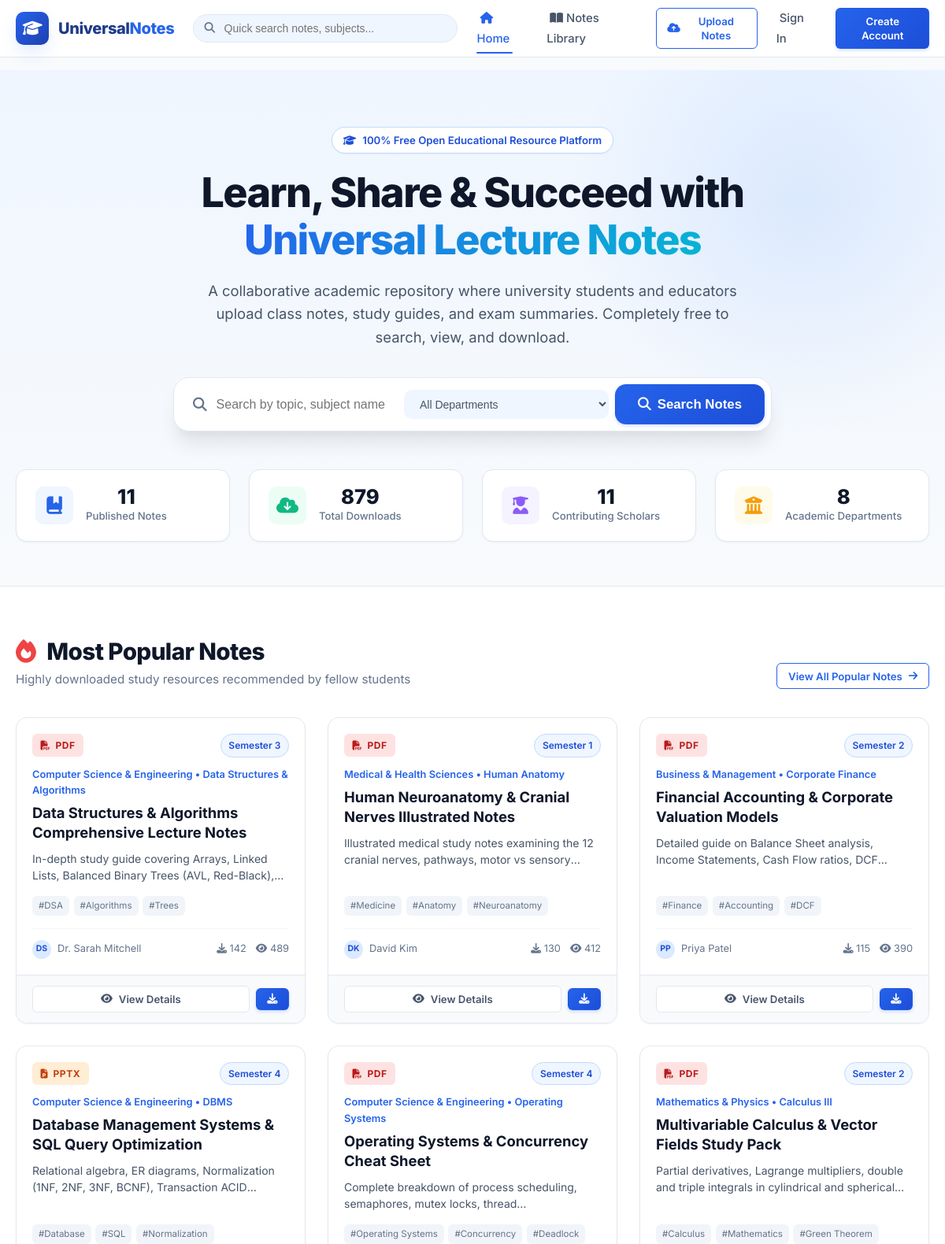
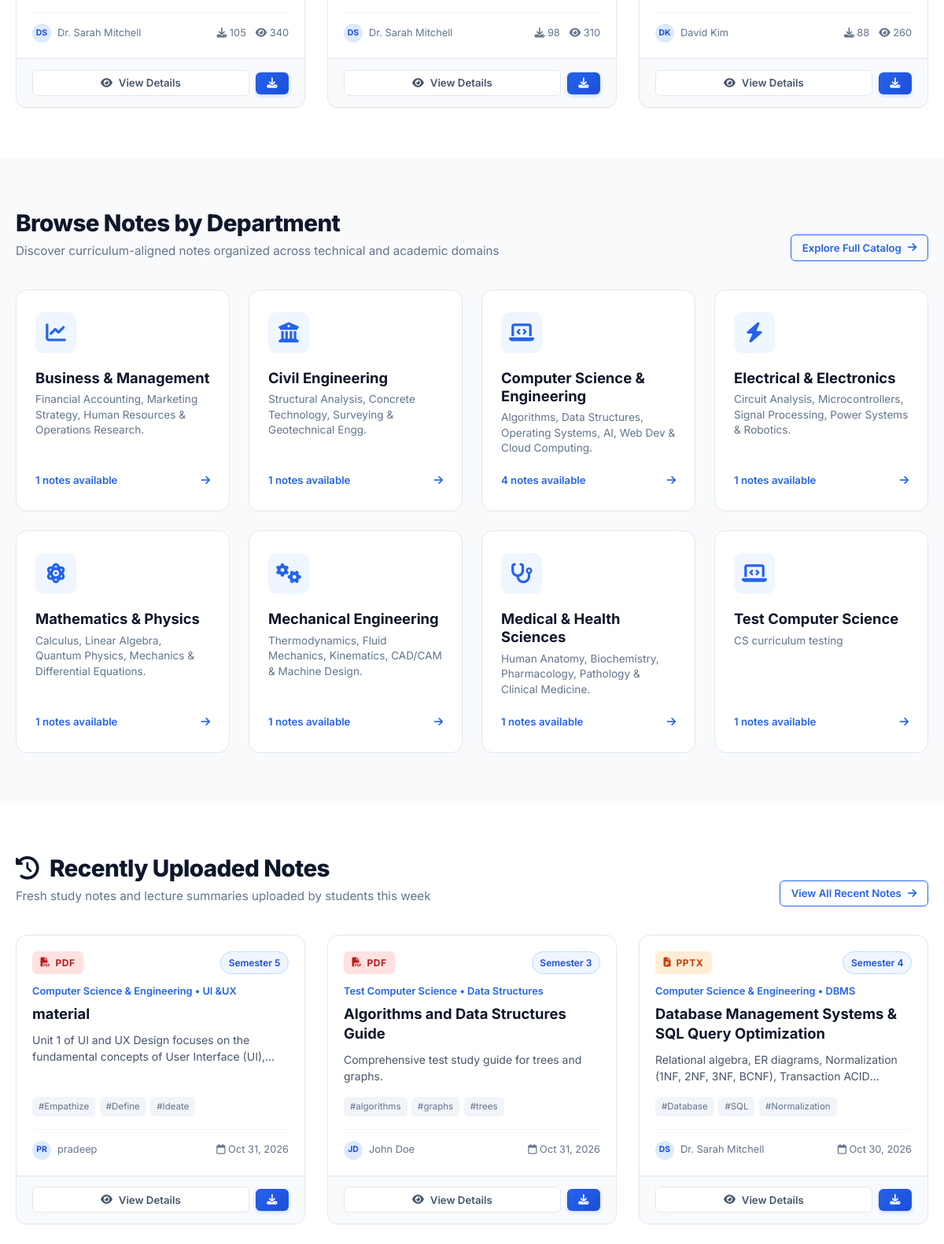
The page / (upper part) on the database its author committed (2 pictures, top to bottom).
### models.py (models this page shows, shortened)
class Note(db.Model):
    __tablename__ = 'notes'
    id = db.Column(db.Integer, primary_key=True)
    title = db.Column(db.String(200), nullable=False, index=True)
    subject = db.Column(db.String(150), nullable=False, index=True)
    department_id = db.Column(db.Integer, db.ForeignKey('departments.id'), nullable=True)
    department = db.Column(db.String(100), nullable=False)  # stored textual name for quick lookup & backward compatibility
    semester = db.Column(db.Integer, nullable=False, default=1)  # 1 - 8
    description = db.Column(db.Text, nullable=False)
    tags = db.Column(db.String(255), nullable=True)  # comma separated
    filename = db.Column(db.String(255), nullable=False)  # Stored unique filename
    original_filename = db.Column(db.String(255), nullable=False)
    file_type = db.Column(db.String(20), nullable=False)  # 'pdf', 'docx', 'pptx', etc.
    file_size = db.Column(db.Integer, nullable=False)  # bytes
    user_id = db.Column(db.Integer, db.ForeignKey('users.id'), nullable=False)
    download_count = db.Column(db.Integer, default=0)
    view_count = db.Column(db.Integer, default=0)
    is_approved = db.Column(db.Boolean, default=True)
    is_featured = db.Column(db.Boolean, default=False)
    created_at = db.Column(db.DateTime, default=utc_now, index=True)
    updated_at = db.Column(db.DateTime, default=utc_now, onupdate=utc_now)
    downloads = db.relationship('DownloadHistory', backref='note', lazy='dynamic', cascade='all, delete-orphan')
    @property
    def file_icon(self):
        ext = self.file_type.lower()
        if ext == 'pdf':
            return 'fa-file-pdf text-red-500'
        elif ext in ['docx', 'doc']:
            return 'fa-file-word text-blue-500'
        elif ext in ['pptx', 'ppt']:
            return 'fa-file-powerpoint text-orange-500'
        elif ext == 'txt':
            return 'fa-file-lines text-slate-500'
        return 'fa-file text-indigo-500'
    @property
    def tag_list(self):
        if not self.tags:
            return []
        return [t.strip() for t in self.tags.split(',') if t.strip()]

class User(db.Model):
    __tablename__ = 'users'
    id = db.Column(db.Integer, primary_key=True)
    full_name = db.Column(db.String(100), nullable=False)
    email = db.Column(db.String(120), unique=True, nullable=False, index=True)
    password_hash = db.Column(db.String(255), nullable=False)
    department = db.Column(db.String(100), nullable=True)
    role = db.Column(db.String(20), default='user')  # 'user' or 'admin'
    is_active = db.Column(db.Boolean, default=True)
    created_at = db.Column(db.DateTime, default=utc_now)
    notes = db.relationship('Note', backref='uploader', lazy='dynamic', cascade='all, delete-orphan')
    downloads = db.relationship('DownloadHistory', backref='user', lazy='dynamic')
    @property
    def initials(self):
        parts = self.full_name.split()
        if len(parts) >= 2:
            return f"{parts[0][0]}{parts[1][0]}".upper()
        elif parts:
            return parts[0][:2].upper()
        return "U"

class Department(db.Model):
    __tablename__ = 'departments'
    id = db.Column(db.Integer, primary_key=True)
    name = db.Column(db.String(100), unique=True, nullable=False)
    code = db.Column(db.String(20), unique=True, nullable=False)
    icon = db.Column(db.String(50), default='fa-graduation-cap')
    description = db.Column(db.Text, nullable=True)
    notes = db.relationship('Note', backref='department_rel', lazy='dynamic')
    @property
    def note_count(self):
        return self.notes.filter_by(is_approved=True).count()

### app.py (the view)
@app.route('/')
def index():
    total_notes = Note.query.filter_by(is_approved=True).count()
    total_users = User.query.filter_by(is_active=True).count()
    total_downloads = db.session.query(db.func.sum(Note.download_count)).scalar() or 0
    total_departments = Department.query.count()
    recent_notes = Note.query.filter_by(is_approved=True)\
        .order_by(Note.created_at.desc()).limit(6).all()
    popular_notes = Note.query.filter_by(is_approved=True)\
        .order_by(Note.download_count.desc(), Note.view_count.desc()).limit(6).all()
    featured_notes = Note.query.filter_by(is_approved=True, is_featured=True)\
        .order_by(Note.created_at.desc()).limit(4).all()
    departments = Department.query.order_by(Department.name).all()
    return render_template('index.html',
                           recent_notes=recent_notes,
                           popular_notes=popular_notes,
                           featured_notes=featured_notes,
                           departments=departments,
                           stats={
                               'notes': total_notes,
                               'users': total_users,
                               'downloads': total_downloads,
                               'departments': total_departments
                           })

### app.py (called while the page is built)
@app.context_processor
def inject_global_data():
    current_user = None
    if 'user_id' in session:
        current_user = db.session.get(User, session['user_id'])
        if not current_user or not current_user.is_active:
            session.clear()
            current_user = None
    departments = Department.query.order_by(Department.name).all()
    total_notes_count = Note.query.filter_by(is_approved=True).count()
    return {
        'current_user': current_user,
        'global_departments': departments,
        'global_total_notes': total_notes_count,
        'current_year': datetime.now(timezone.utc).year
    }

### templates/index.html (shortened to what this page needs)
{% extends "base.html" %}
{% block content %}
<section class="hero-section">
  <div class="container" style="text-align: center; position: relative; z-index: 2;">
    <div class="hero-badge">
      <i class="fa-solid fa-graduation-cap"></i> 100% Free Open Educational Resource Platform
    </div>
    <h1 class="hero-title">
      Learn, Share & Succeed with <br>
      <span class="gradient-text">Universal Lecture Notes</span>
    </h1>
    <p class="hero-subtitle" style="margin-left: auto; margin-right: auto;">
      A collaborative academic repository where university students and educators upload class notes, study guides, and exam summaries. Completely free to search, view, and download.
    </p>
    <form action="{{ url_for('library') }}" method="GET" class="hero-search-wrapper" style="margin-left: auto; margin-right: auto;">
      <div class="search-field">
        <i class="fa-solid fa-magnifying-glass" style="color: var(--text-muted); font-size: 1.1rem;"></i>
        <input type="text" name="q" placeholder="Search by topic, subject name, exam code, or keywords..." required>
      </div>
      <select name="department" aria-label="Select department">
        <option value="">All Departments</option>
      </select>
      <button type="submit" class="btn btn-primary btn-lg">
        <i class="fa-solid fa-magnifying-glass"></i> Search Notes
      </button>
    </form>
    <div class="hero-stats-grid">
      <div class="stat-card">
        <div class="stat-icon">
          <i class="fa-solid fa-book-bookmark"></i>
        </div>
        <div>
          <div class="stat-value">{{ stats.notes }}</div>
          <div class="stat-label">Published Notes</div>
        </div>
      </div>
      <div class="stat-card">
        <div class="stat-icon" style="background-color: #ecfdf5; color: #10b981;">
          <i class="fa-solid fa-cloud-arrow-down"></i>
        </div>
        <div>
          <div class="stat-value">{{ stats.downloads }}</div>
          <div class="stat-label">Total Downloads</div>
        </div>
      </div>
      <div class="stat-card">
        <div class="stat-icon" style="background-color: #f5f3ff; color: #8b5cf6;">
          <i class="fa-solid fa-user-graduate"></i>
        </div>
        <div>
          <div class="stat-value">{{ stats.users }}</div>
          <div class="stat-label">Contributing Scholars</div>
        </div>
      </div>
      <div class="stat-card">
        <div class="stat-icon" style="background-color: #fffbeb; color: #f59e0b;">
          <i class="fa-solid fa-building-columns"></i>
        </div>
        <div>
          <div class="stat-value">{{ stats.departments }}</div>
          <div class="stat-label">Academic Departments</div>
        </div>
      </div>
    </div>
  </div>
</section>
<section class="section" style="background-color: #ffffff;">
  <div class="container">
    <div class="section-header">
      <div>
        <h2 class="section-title">
          <i class="fa-solid fa-fire text-danger" style="color: #ef4444; margin-right: 0.5rem;"></i>
          Most Popular Notes
        </h2>
        <p class="section-subtitle">Highly downloaded study resources recommended by fellow students</p>
      </div>
      <a href="{{ url_for('library', sort='popular') }}" class="btn btn-outline-primary btn-sm">
        View All Popular Notes <i class="fa-solid fa-arrow-right"></i>
      </a>
    </div>
    <div class="notes-grid">
      {% for note in popular_notes %}
        <div class="note-card">
          <div class="note-card-top">
            <span class="file-type-badge file-type-{{ note.file_type.lower() }}">
              <i class="fa-solid {{ note.file_icon }}"></i> {{ note.file_type.upper() }}
            </span>
            <span class="badge-semester">Semester {{ note.semester }}</span>
          </div>
          <div class="note-card-body">
            <span class="note-subject-pill">{{ note.department }} &bull; {{ note.subject }}</span>
            <h3 class="note-card-title">
              <a href="{{ url_for('note_detail', note_id=note.id) }}">{{ note.title }}</a>
            </h3>
            <p class="note-card-desc">{{ note.description }}</p>
            <div class="note-tags-row">
              {% for tag in note.tag_list[:3] %}
                <span class="tag-badge">#{{ tag }}</span>
              {% endfor %}
            </div>
            <div class="note-card-meta">
              <div class="note-uploader">
                <span class="avatar-mini">{{ note.uploader.initials if note.uploader else 'U' }}</span>
                <span>{{ note.uploader.full_name if note.uploader else 'Anonymous' }}</span>
              </div>
              <div class="note-metrics-badge">
                <span title="Downloads"><i class="fa-solid fa-download"></i> {{ note.download_count }}</span>
                <span title="Views"><i class="fa-solid fa-eye"></i> {{ note.view_count }}</span>
              </div>
            </div>
          </div>
          <div class="note-card-footer">
            <a href="{{ url_for('note_detail', note_id=note.id) }}" class="btn btn-secondary btn-sm" style="flex: 1;">
              <i class="fa-solid fa-eye"></i> View Details
            </a>
            <a href="{{ url_for('download_note', note_id=note.id) }}" class="btn btn-primary btn-sm" title="Quick Download">
              <i class="fa-solid fa-download"></i>
            </a>
          </div>
        </div>
      {% endfor %}
    </div>
  </div>
</section>
<section class="section" style="background-color: var(--bg-body);">
  <div class="container">
    <div class="section-header">
      <div>
        <h2 class="section-title">Browse Notes by Department</h2>
        <p class="section-subtitle">Discover curriculum-aligned notes organized across technical and academic domains</p>
      </div>
      <a href="{{ url_for('library') }}" class="btn btn-outline-primary btn-sm">
        Explore Full Catalog <i class="fa-solid fa-arrow-right"></i>
      </a>
    </div>
    <div class="departments-grid">
      {% for dept in departments %}
        <a href="{{ url_for('library', department=dept.name) }}" class="department-card">
          <div class="dept-icon-box">
            <i class="fa-solid {{ dept.icon }}"></i>
          </div>
          <h3 class="dept-name">{{ dept.name }}</h3>
          <p class="dept-desc">{{ dept.description }}</p>
          <div class="dept-footer">
            <span>{{ dept.note_count }} notes available</span>
            <i class="fa-solid fa-arrow-right"></i>
          </div>
        </a>
      {% endfor %}
    </div>
  </div>
</section>
<section class="section" style="background-color: #ffffff;">
  <div class="container">
    <div class="section-header">
      <div>
        <h2 class="section-title">
          <i class="fa-solid fa-clock-rotate-left text-primary" style="margin-right: 0.5rem;"></i>
          Recently Uploaded Notes
        </h2>
        <p class="section-subtitle">Fresh study notes and lecture summaries uploaded by students this week</p>
      </div>
      <a href="{{ url_for('library', sort='newest') }}" class="btn btn-outline-primary btn-sm">
        View All Recent Notes <i class="fa-solid fa-arrow-right"></i>
      </a>
    </div>
    <div class="notes-grid">
      {% for note in recent_notes %}
        <div class="note-card">
          <div class="note-card-top">
            <span class="file-type-badge file-type-{{ note.file_type.lower() }}">
              <i class="fa-solid {{ note.file_icon }}"></i> {{ note.file_type.upper() }}
            </span>
            <span class="badge-semester">Semester {{ note.semester }}</span>
          </div>
          <div class="note-card-body">
            <span class="note-subject-pill">{{ note.department }} &bull; {{ note.subject }}</span>
            <h3 class="note-card-title">
              <a href="{{ url_for('note_detail', note_id=note.id) }}">{{ note.title }}</a>
            </h3>
            <p class="note-card-desc">{{ note.description }}</p>
            <div class="note-tags-row">
              {% for tag in note.tag_list[:3] %}
                <span class="tag-badge">#{{ tag }}</span>
              {% endfor %}
            </div>
            <div class="note-card-meta">
              <div class="note-uploader">
                <span class="avatar-mini">{{ note.uploader.initials if note.uploader else 'U' }}</span>
                <span>{{ note.uploader.full_name if note.uploader else 'Anonymous' }}</span>
              </div>
              <div class="note-metrics-badge">
                <span title="Uploaded date"><i class="fa-regular fa-calendar"></i> {{ note.created_at.strftime('%b %d, %Y') }}</span>
              </div>
            </div>
          </div>
          <div class="note-card-footer">
            <a href="{{ url_for('note_detail', note_id=note.id) }}" class="btn btn-secondary btn-sm" style="flex: 1;">
              <i class="fa-solid fa-eye"></i> View Details
            </a>
            <a href="{{ url_for('download_note', note_id=note.id) }}" class="btn btn-primary btn-sm" title="Quick Download">
              <i class="fa-solid fa-download"></i>
            </a>
          </div>
        </div>
      {% endfor %}
    </div>
  </div>
</section>
{% endblock %}

### rows shown on the page
Note: file_type "PDF", semester "3", department "Computer Science & Engineering", subject "Data Structures & Algorithms", title "Data Structures & Algorithms Comprehensive Lecture Notes", description "In-depth study guide covering Arrays, Linked Lists, Balanced Binary Trees (AVL,…", 3 "DSA" "Algorithms" "Trees", uploader "DS", uploader "Dr. Sarah Mitchell", download_count "142", view_count "489"
Note: file_type "PDF", semester "1", department "Medical & Health Sciences", subject "Human Anatomy", title "Human Neuroanatomy & Cranial Nerves Illustrated Notes", description "Illustrated medical study notes examining the 12 cranial nerves, pathways, motor vs…", 3 "Medicine" "Anatomy" "Neuroanatomy", uploader "DK", uploader "David Kim", download_count "130", view_count "412"
Note: file_type "PDF", semester "2", department "Business & Management", subject "Corporate Finance", title "Financial Accounting & Corporate Valuation Models", description "Detailed guide on Balance Sheet analysis, Income Statements, Cash Flow ratios,…", 3 "Finance" "Accounting" "DCF", uploader "PP", uploader "Priya Patel", download_count "115", view_count "390"
Note: file_type "PPTX", semester "4", department "Computer Science & Engineering", subject "DBMS", title "Database Management Systems & SQL Query Optimization", description "Relational algebra, ER diagrams, Normalization (1NF, 2NF, 3NF, BCNF), Transaction…", 3 "Database" "SQL" "Normalization", uploader "DS", uploader "Dr. Sarah Mitchell", download_count "105", view_count "340", 3 "Database" "SQL" "Normalization", created_at "Oct 30, 2026"
Note: file_type "PDF", semester "4", department "Computer Science & Engineering", subject "Operating Systems", title "Operating Systems & Concurrency Cheat Sheet", description "Complete breakdown of process scheduling, semaphores, mutex locks,…", 3 "Operating Systems" "Concurrency" "Deadlock", uploader "DS", uploader "Dr. Sarah Mitchell", download_count "98", view_count "310"
Note: file_type "PDF", semester "2", department "Mathematics & Physics", subject "Calculus III", title "Multivariable Calculus & Vector Fields Study Pack", description "Partial derivatives, Lagrange multipliers, double and triple integrals in cylindrical and…", 3 "Calculus" "Mathematics" "Green Theorem", uploader "DK", uploader "David Kim", download_count "88", view_count "260"
Department: name "Business & Management", description "Financial Accounting, Marketing Strategy, Human Resources & Operations Research.", note_count "1"
Department: name "Civil Engineering", description "Structural Analysis, Concrete Technology, Surveying & Geotechnical Engg.", note_count "1"
Department: name "Computer Science & Engineering", description "Algorithms, Data Structures, Operating Systems, AI, Web Dev & Cloud Computing.", note_count "4"
Department: name "Electrical & Electronics", description "Circuit Analysis, Microcontrollers, Signal Processing, Power Systems & Robotics.", note_count "1"
Department: name "Mathematics & Physics", description "Calculus, Linear Algebra, Quantum Physics, Mechanics & Differential Equations.", note_count "1"
Department: name "Mechanical Engineering", description "Thermodynamics, Fluid Mechanics, Kinematics, CAD/CAM & Machine Design.", note_count "1"
Department: name "Medical & Health Sciences", description "Human Anatomy, Biochemistry, Pharmacology, Pathology & Clinical Medicine.", note_count "1"
Department: name "Test Computer Science", description "CS curriculum testing", note_count "1"
Note: file_type "PDF", semester "5", department "Computer Science & Engineering", subject "UI &UX", title "material", description "Unit 1 of UI and UX Design focuses on the fundamental concepts of User Interface…", 3 "Empathize" "Define" "Ideate", uploader "PR", uploader "pradeep", created_at "Oct 31, 2026"
Note: file_type "PDF", semester "3", department "Test Computer Science", subject "Data Structures", title "Algorithms and Data Structures Guide", description "Comprehensive test study guide for trees and graphs.", 3 "algorithms" "graphs" "trees", uploader "JD", uploader "John Doe", created_at "Oct 31, 2026"

### other values the page prints
{{ stats.notes }} "11"
{{ stats.downloads }} "879"
{{ stats.users }} "11"
{{ stats.departments }} "8"
